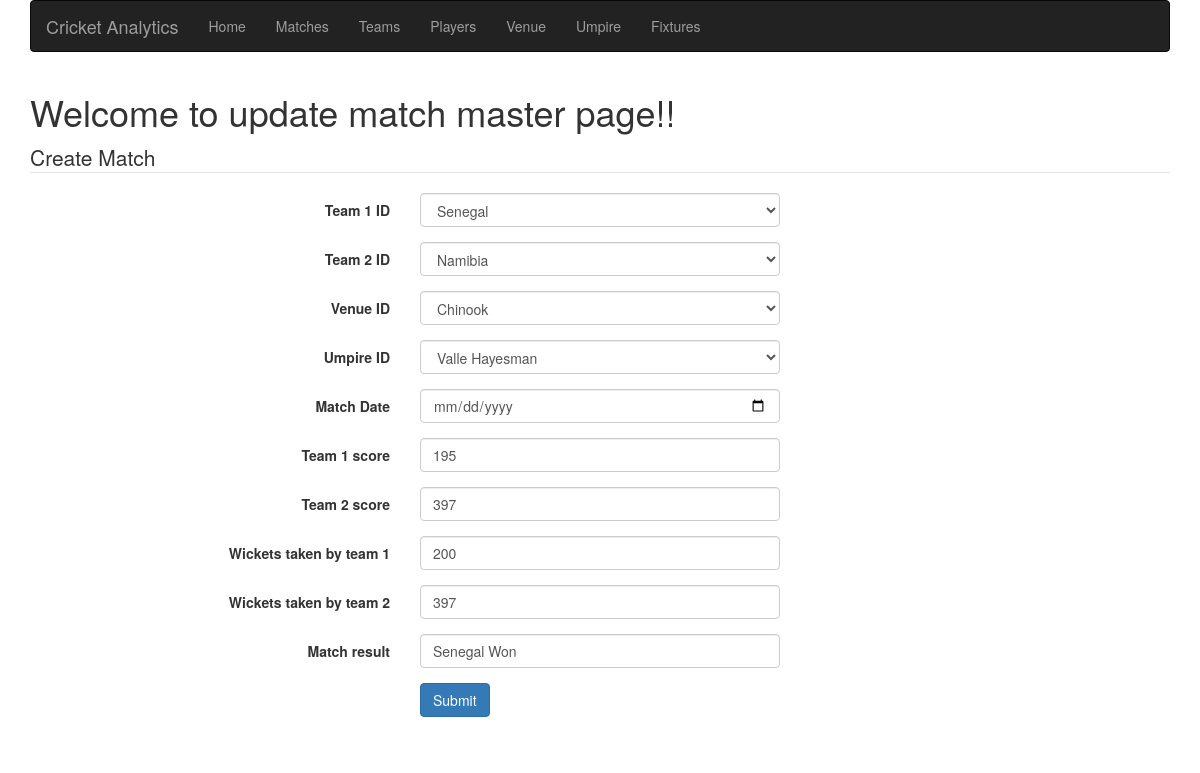
Page /PhpScripts/updateMatchMaster.php?id=1 on the committed database.
### tables this page shows
CREATE TABLE match_master
(
  match_id INT NOT NULL AUTO_INCREMENT,
  team_id_1_fk INT NOT NULL,
  team_id_2_fk INT NOT NULL,
  venue_id_fk INT NOT NULL,
  score_team_1 INT NOT NULL,
  score_team_2 INT NOT NULL,
  wicket_team_1 INT NOT NULL,
  wicket_team_2 INT NOT NULL,
  match_result VARCHAR(100) NOT NULL,
  umpire_id_fk INT NOT NULL,
  match_date DATETIME NOT NULL,
  created_date DATETIME NOT NULL,
  update_date DATETIME,
  is_active int not null,
  PRIMARY KEY (match_id),
  FOREIGN KEY (umpire_id_fk) REFERENCES match_umpire(umpire_id),
  FOREIGN KEY (team_id_1_fk) REFERENCES team_master(team_id),
  FOREIGN KEY (team_id_2_fk) REFERENCES team_master(team_id),
  FOREIGN KEY (venue_id_fk) REFERENCES venue(venue_id)
);

### PhpScripts/updateMatchMaster.php (the view, shortened to what this page needs)
<html>
<head>
    <link rel="stylesheet" href="https://maxcdn.bootstrapcdn.com/bootstrap/3.3.7/css/bootstrap.min.css">
</head>
<body>
    <link rel="stylesheet" href="https://maxcdn.bootstrapcdn.com/bootstrap/3.3.7/css/bootstrap.min.css">
<div>
    <?php include 'navBar.php'; ?>
    <div class="container">
        <h1>
            Welcome to update match master page!!
        </h1>
        <form class="form-horizontal" action="updateMatchResult.php" method="GET">
            <fieldset>
                <?php
                global $u_id;
                global $t1_id;
                global $t2_id;
                global $m_result;
                $m_id = $_GET['id'];
                $servername = "localhost";
                $username = "root";
                $password = "mysql";
                $database = "cricket_analytics";
                $conn = new mysqli($servername, $username, $password, $database);
                $sql = "call sp_getMatchByID($m_id);";
                $result = $conn->query($sql);
                if (mysqli_num_rows($result) > 0) {
                    $row = mysqli_fetch_assoc($result);
                    $u_id = $row["umpire_id_fk"];
                    $t1_id = $row["team_id_1_fk"];
                    $t2_id = $row["team_id_2_fk"];
                    $v_id = $row['venue_id_fk'];
                    $m_date = $row['match_date'];
                    $score_t1 = $row['score_team_1'];
                    $score_t2 = $row['score_team_2'];
                    $wicket_1 = $row['wicket_team_1'];
                    $wicket_2 = $row['wicket_team_2'];
                    $m_result = $row['match_result'];
                } else {
                    echo "<p>Something went wrong!</p>";
                }
                ?>
                <legend>Create Match</legend>
                <div class="form-group">
                    <label class="col-md-4 control-label" for="team1_id">Team 1 ID</label>
                    <div class="col-md-4">
                        <select id="team1_id" name="team1_id" class="form-control">
                            <?php
                            $servername = "localhost";
                            $username = "root";
                            $password = "mysql";
                            $database = "cricket_analytics";
                            $conn = new mysqli($servername, $username, $password, $database);
                            $sql = "select team_id,team_name from team_master;";
                            $result = $conn->query($sql);
                            if ($result) {
                                echo "<table border=1px>";
                                while ($row = $result->fetch_assoc()) {
                                    printf('<option value="%s" %s>%s</option>',
                                        $row[team_id],$row[team_id] == $t1_id ? 'selected="selected"' : ' ', $row[team_name]);
                                }
                            }
                            ?>
                        </select>
                    </div>
                </div>
                <div class="form-group">
                    <label class="col-md-4 control-label" for="team2_id">Team 2 ID</label>
                    <div class="col-md-4">
                        <select id="team2_id" name="team2_id" class="form-control">
                            <?php
                            $sql = "select team_id,team_name from team_master;";
                            $result = $conn->query($sql);
                            if ($result) {
                                echo "<table border=1px>";
                                while ($row = $result->fetch_assoc()) {
                                    printf('<option value="%s" %s>%s</option>',
                                        $row[team_id],$row[team_id] == $t2_id ? 'selected="selected"' : ' ', $row[team_name]);
                                }
                            }
                            ?>
                        </select>
                    </div>
                </div>
                <div class="form-group">
                    <label class="col-md-4 control-label" for="venue_id">Venue ID</label>
                    <div class="col-md-4">
                        <select id="venue_id" name="venue_id" class="form-control">
                            <?php
                            $servername = "localhost";
                            $username = "root";
                            $password = "mysql";
                            $database = "cricket_analytics";
                            $conn = new mysqli($servername, $username, $password, $database);
                            $sql = "select venue_name, venue_id from venue;";
                            $result = $conn->query($sql);
                            if ($result) {
                                echo "<table border=1px>";
                                while ($row = $result->fetch_assoc()) {
                                    printf('<option value="%s" %s>%s</option>',
                                        $row[venue_id],$row[venue_id] == $v_id ? 'selected="selected"' : ' ', $row[venue_name]);
                                }
                            }
                            ?>
                        </select>
                    </div>
                </div>
                <div class="form-group">
                    <label class="col-md-4 control-label" for="ump_id">Umpire ID</label>
                    <div class="col-md-4">
                        <select id="ump_id" name="ump_id" class="form-control">
                            <?php
                            $servername = "localhost";
                            $username = "root";
                            $password = "mysql";
                            $database = "cricket_analytics";
                            $conn = new mysqli($servername, $username, $password, $database);
                            $sql = "select umpire_id,concat(first_name,' ',last_name) as uname from match_umpire;";
                            $result = $conn->query($sql);
                            if ($result) {
                                echo "<table border=1px>";
                                while ($row = $result->fetch_assoc()) {
                                    printf('<option value="%s" %s>%s</option>',
                                        $row[umpire_id],$row[umpire_id] == $u_id ? 'selected="selected"' : ' ', $row[uname]);
                                }
                            }
                            ?>
                        </select>
                    </div>
                </div>
                <div class="form-group">
                    <label class="col-md-4 control-label" for="m_date">Match Date</label>
                    <div class="col-md-4">
                        <input id="m_date" name="m_date" type="date"
                               value="<?=$m_date?>"
                               placeholder="" class="form-control input-md">
                    </div>
                </div>
                <div class="form-group">
                    <label class="col-md-4 control-label" for="score_t1">Team 1 score</label>
                    <div class="col-md-4">
                        <input id="score_t1" name="score_t1" type="text" placeholder=""
                               value="<?=$score_t1?>"
                               class="form-control input-md">
                    </div>
                </div>
                <div class="form-group">
                    <label class="col-md-4 control-label" for="score_t2">Team 2 score</label>
                    <div class="col-md-4">
                        <input id="score_t2" name="score_t2"
                               value="<?=$score_t2?>"
                               type="text" placeholder="" class="form-control input-md">
                    </div>
                </div>
                <div class="form-group">
                    <label class="col-md-4 control-label" for="wicket_1">Wickets taken by team 1</label>
                    <div class="col-md-4">
                        <input id="wicket_1" name="wicket_1" type="text"
                               value="<?=$wicket_1?>"
                               placeholder="" class="form-control input-md">
                    </div>
                </div>
                <div class="form-group">
                    <label class="col-md-4 control-label" for="wicket_2">Wickets taken by team 2</label>
                    <div class="col-md-4">
                        <input id="wicket_2" name="wicket_2" type="text"
                               value="<?=$wicket_2?>"
                               placeholder="" class="form-control input-md">
                    </div>
                </div>
                <div class="form-group">
                    <label class="col-md-4 control-label" for="m_result">Match result</label>
                    <div class="col-md-4">
                        <input id="m_result" name="m_result" type="text"
                               value="<?=$m_result?>"
                               placeholder="" class="form-control input-md">
                    </div>
                </div>
                <div class="form-group">
                    <label class="col-md-4 control-label" for="player_submit"></label>
                    <div class="col-md-4">
                        <button id="submit" name="submit" class="btn btn-primary">Submit</button>
                    </div>
                </div>
            </fieldset>
        </form>
    </div>
</div>
</body>
</html>

### rows in the picture
match_master: score_t1 "195", score_t2 "397", wicket_1 "200", wicket_2 "397", m_result "Senegal Won"

### other values in the picture
form field team1_id "Senegal"
form field team2_id "Namibia"
form field venue_id "Chinook"
form field ump_id "Valle Hayesman"
